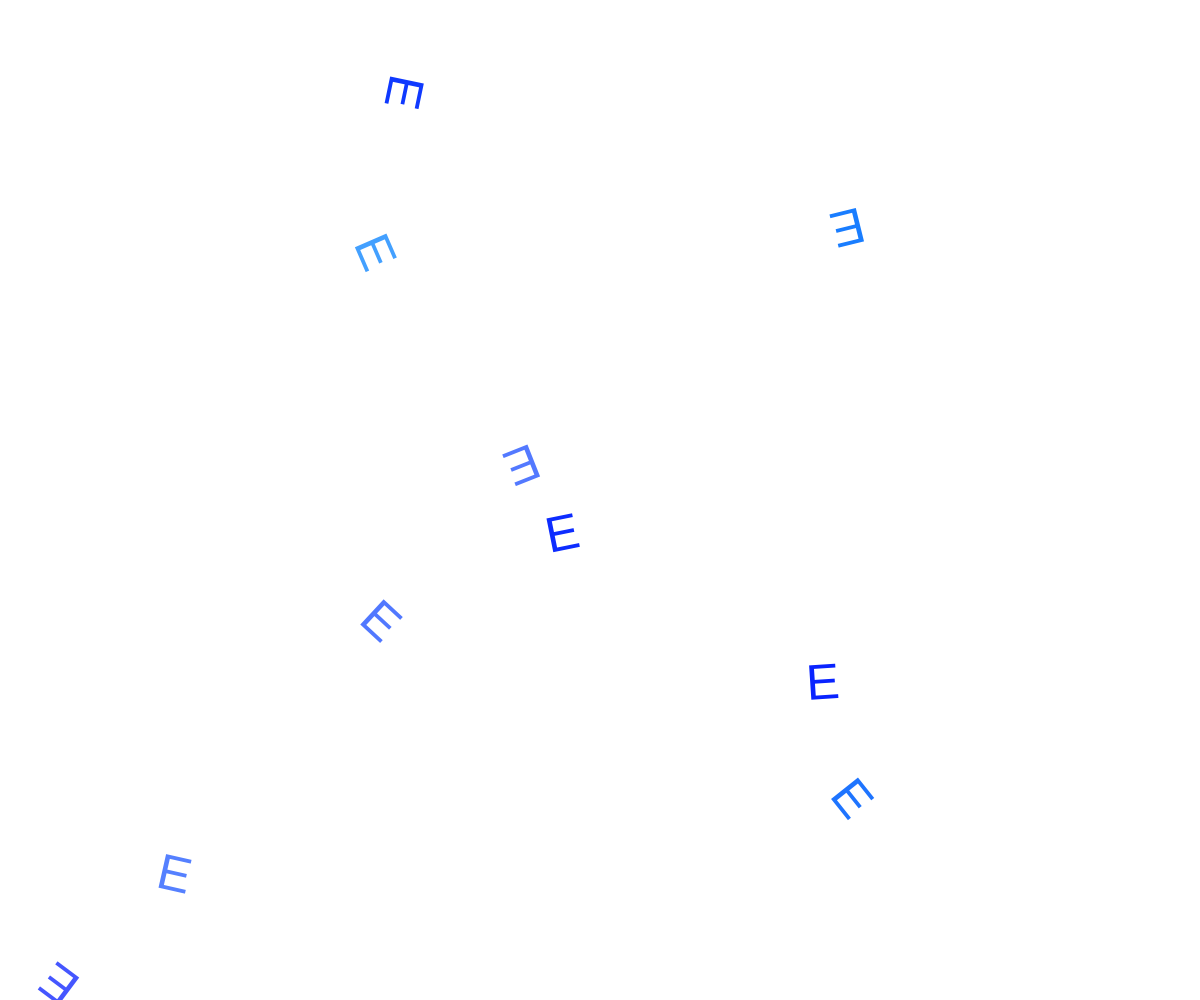
Frame 1 (no input)
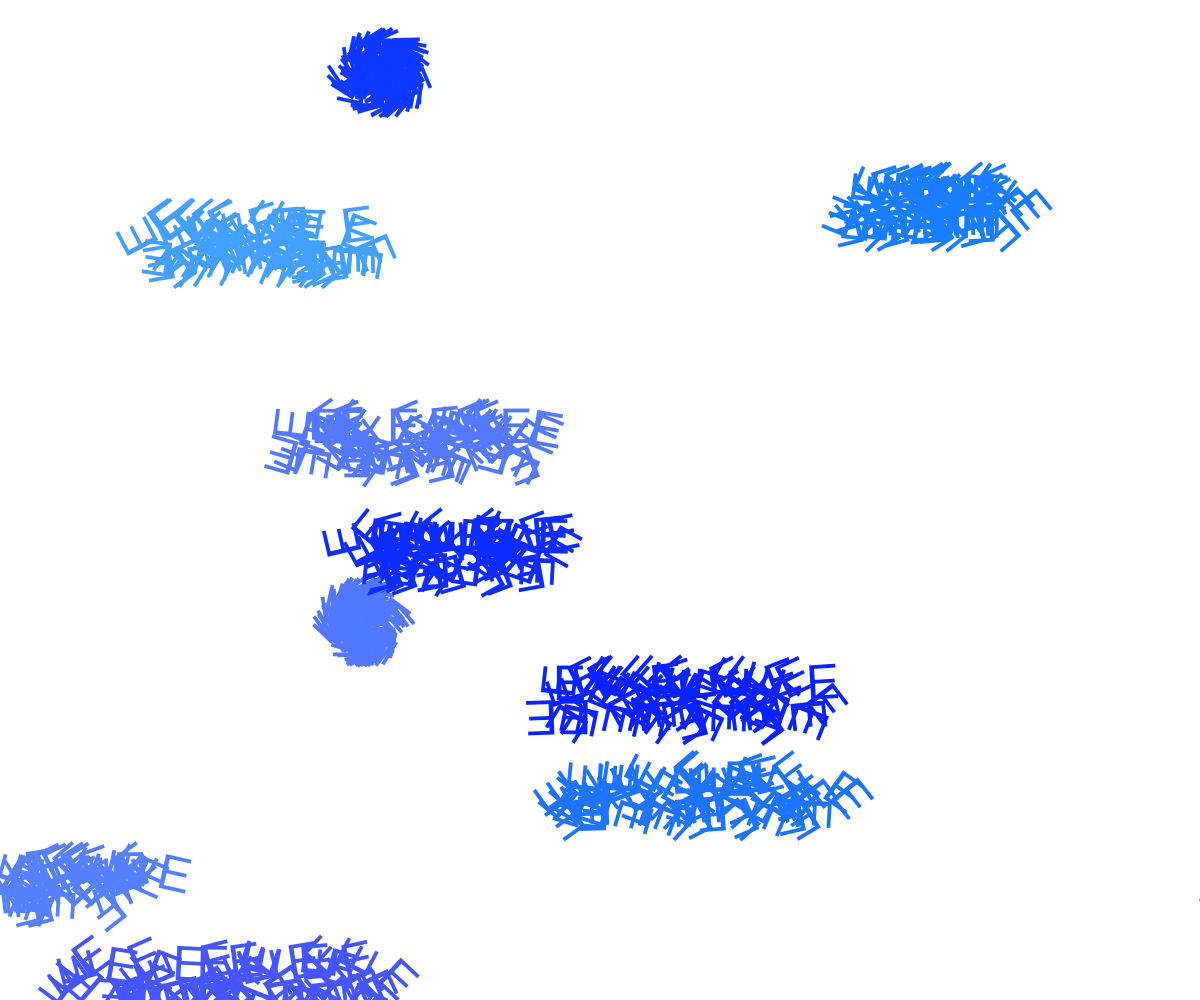
Frame 60 (no input)
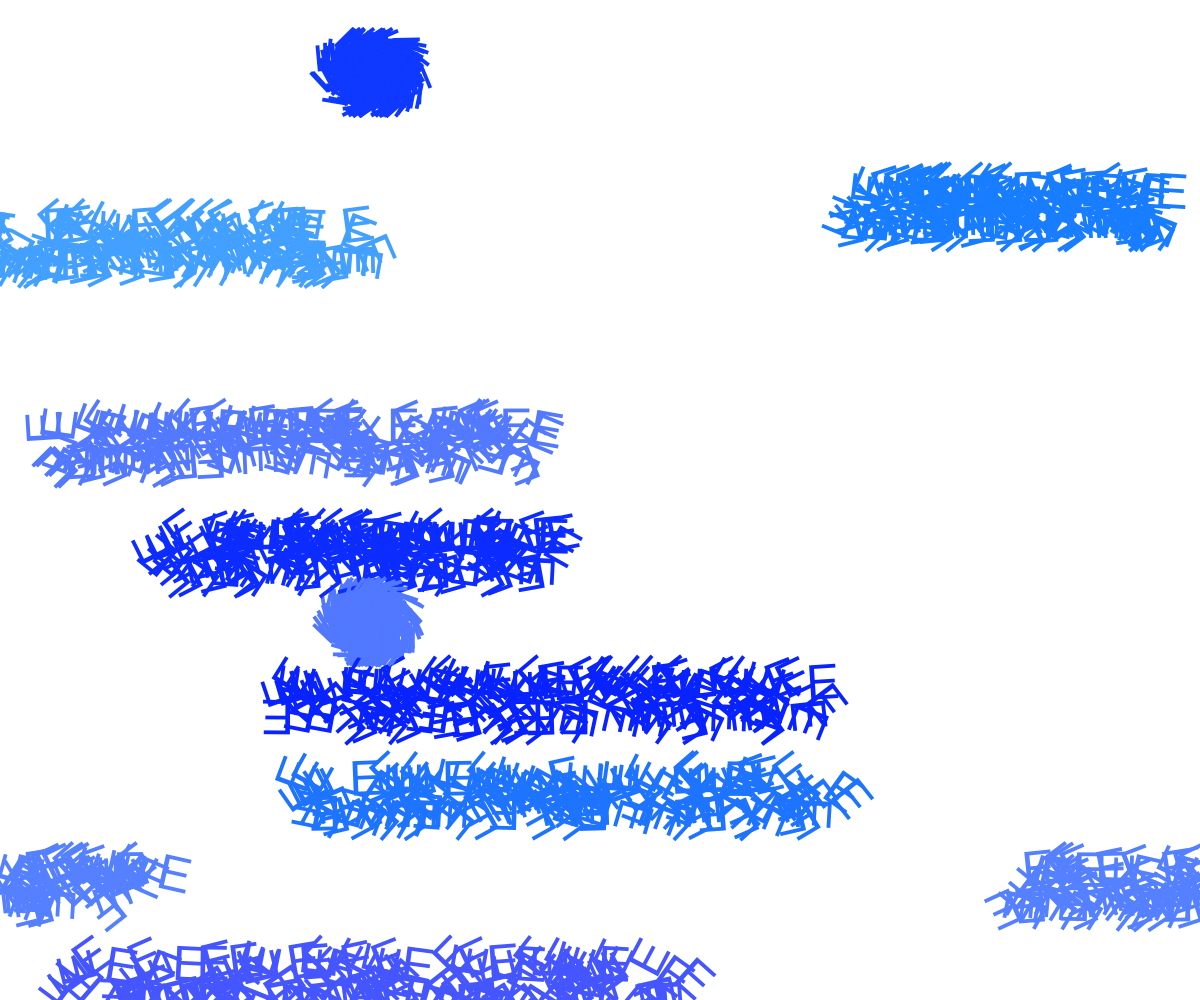
Frame 120 (the mouse pressed at the canvas centre since frame 60)

The p5.js sketch that drew these frames (run headless with seeded random() and noise() and a simulated clock; from frame 60 on, the mouse is pressed at the canvas centre):

// p5.js sketch
// ── sketch.js
//I referenced ChatGPT (how to make Es rotate)
//it has a cool texture if background is removed
let es = [];

function setup() {
  createCanvas(window.innerWidth, window.innerHeight);
  colorMode(HSB, 360, 100, 100);
  for (let i = 0; i < 10; i++) {
    es.push({
      x: random(width),
      y: random(height),
      speed: random(-5, 5), // set random speed for rotation
      color: color(random(200, 240), random(50, 100), 100),
    });
  }
}

function draw() {
  // background(220);
  
  textSize(50);
  
  for (let i = 0; i < es.length; i++) {
    let e = es[i];
    e.x += e.speed;
    
    if (e.x < -50) {
      e.x = width + 50; // wrap around to the other side of the canvas
    } else if (e.x > width + 50) {
      e.x = -50;
    }
    
    push();
    translate(e.x, e.y);
    rotate(random(TWO_PI)); // set random angle of rotation
    fill(e.color);
    text('E', 0, 0); // draw letter E at the rotated angle
    pop();
  }
}

function mouseClicked() {
  es.push({
    x: mouseX,
    y: mouseY,
    speed: random(-5, 5),
    color: color(random(200, 240), random(50, 100), 100),
  });
}
